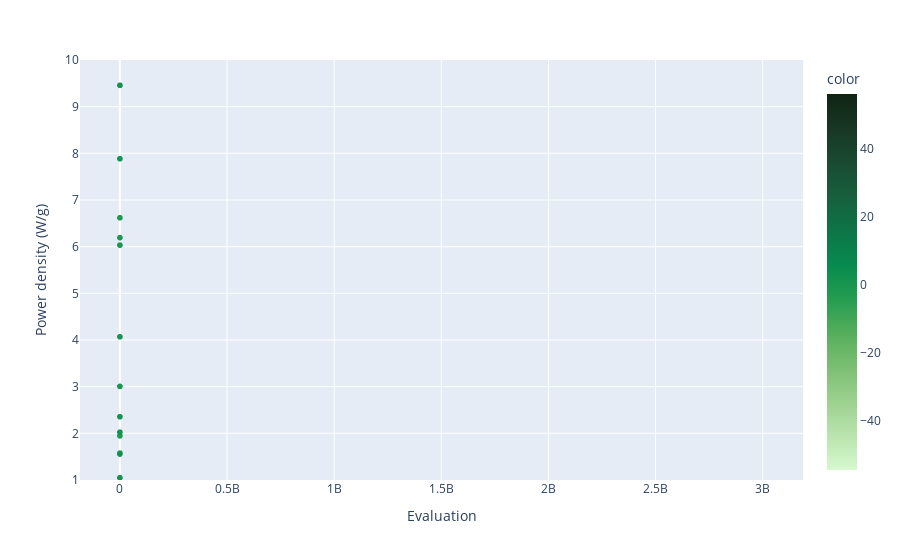

This figure's notebook cell:
### Code cell
px.scatter(power_density_df, x = 'Evaluation', y = 'Power density (W/g)', hover_name = 'Isotope', 
            color = e_t_dict['Half life (log(years))'], color_continuous_scale = 'algae',
            range_y = [1, 10])

### Figure 1 — Plotly figure (JSON) as saved in the notebook; plotly's stock layout.template omitted (floating-point values rounded to 4 significant figures; data arrays with more than 128 entries replaced by an {"elided": "..."} marker saying what was removed)
{"data": [{"hovertemplate": "<b>%{hovertext}</b><br><br>Evaluation=%{x}<br>Power density (W/g)=%{y}<br>color=%{marker.color}<extra></extra>", "hovertext": {"elided": "3558 str values"}, "legendgroup": "", "marker": {"color": {"elided": "3558 float values"}, "coloraxis": "coloraxis", "symbol": "circle"}, "mode": "markers", "name": "", "showlegend": false, "type": "scattergl", "x": {"elided": "3558 float values"}, "xaxis": "x", "y": {"elided": "3558 mixed values"}, "yaxis": "y"}], "layout": {"coloraxis": {"colorbar": {"title": {"text": "color"}}, "colorscale": [[0, "rgb(214, 249, 207)"], [0.09091, "rgb(186, 228, 174)"], [0.1818, "rgb(156, 209, 143)"], [0.2727, "rgb(124, 191, 115)"], [0.3636, "rgb(85, 174, 91)"], [0.4545, "rgb(37, 157, 81)"], [0.5455, "rgb(7, 138, 78)"], [0.6364, "rgb(13, 117, 71)"], [0.7273, "rgb(23, 95, 61)"], [0.8182, "rgb(25, 75, 49)"], [0.9091, "rgb(23, 55, 35)"], [1, "rgb(17, 36, 20)"]]}, "legend": {"tracegroupgap": 0}, "margin": {"t": 60}, "xaxis": {"anchor": "y", "domain": [0, 1], "title": {"text": "Evaluation"}}, "yaxis": {"anchor": "x", "domain": [0, 1], "range": [1, 10], "title": {"text": "Power density (W/g)"}}}}
